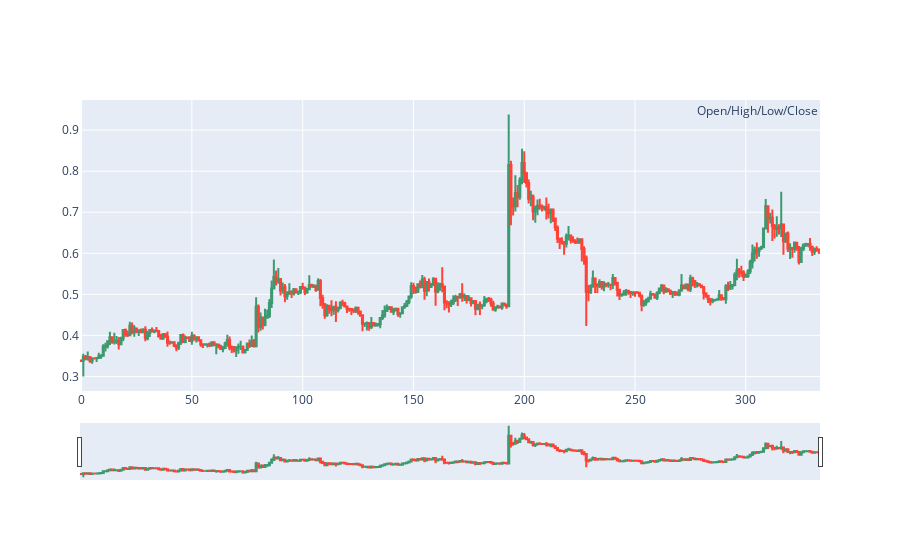

Notebook code cell kept with this figure:
### Code cell
import plotly.graph_objects as go

fig = go.Figure(data=[go.Candlestick(x=df1.index,
                                     open=df1['open'],
                                     high=df1['high'],
                                     low=df1['low'],
                                     close=df1['close'])])

# Add text annotation as a makeshift legend
fig.add_annotation(
    text='Open/High/Low/Close',
    align='left',
    valign='top',
    xref='paper', yref='paper',
    x=1, y=1,
    showarrow=False,
)

# Set font size for the annotation
fig.update_annotations(font_size=12)

fig.show()

### Figure 1 — Plotly figure (JSON) as saved in the notebook; plotly's stock layout.template omitted (floating-point values rounded to 4 significant figures; data arrays with more than 128 entries replaced by an {"elided": "..."} marker saying what was removed)
{"data": [{"close": {"elided": "334 float values"}, "high": {"elided": "334 float values"}, "low": {"elided": "334 float values"}, "open": {"elided": "334 float values"}, "type": "candlestick", "x": {"elided": "334 int values"}}], "layout": {"annotations": [{"align": "left", "font": {"size": 12}, "showarrow": false, "text": "Open/High/Low/Close", "valign": "top", "x": 1, "xref": "paper", "y": 1, "yref": "paper"}]}}
